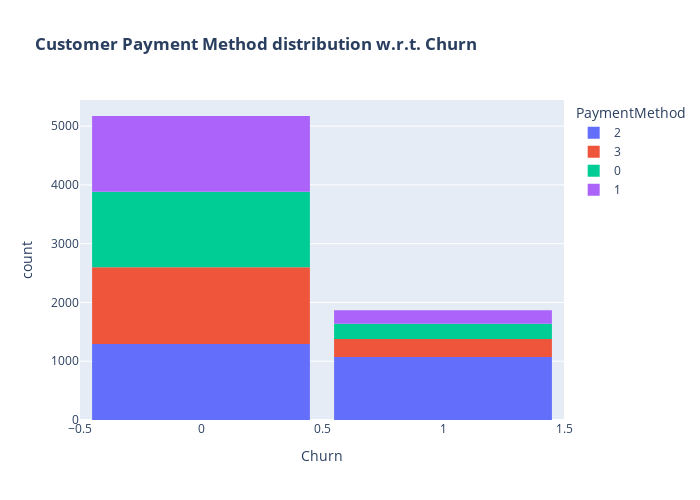

The notebook cell saved with this chart:
### Code cell
fig = px.histogram(df, x="Churn", color="PaymentMethod", title="<b>Customer Payment Method distribution w.r.t. Churn</b>")
fig.update_layout(width=700, height=500, bargap=0.1)
fig.show()

### Figure 1 — Plotly figure (JSON) as saved in the notebook; plotly's stock layout.template omitted (floating-point values rounded to 4 significant figures; data arrays with more than 128 entries replaced by an {"elided": "..."} marker saying what was removed)
{"data": [{"alignmentgroup": "True", "bingroup": "x", "hovertemplate": "PaymentMethod=2<br>Churn=%{x}<br>count=%{y}<extra></extra>", "legendgroup": "2", "marker": {"color": "#636efa", "pattern": {"shape": ""}}, "name": "2", "offsetgroup": "2", "orientation": "v", "showlegend": true, "type": "histogram", "x": {"elided": "2365 int values"}, "xaxis": "x", "yaxis": "y"}, {"alignmentgroup": "True", "bingroup": "x", "hovertemplate": "PaymentMethod=3<br>Churn=%{x}<br>count=%{y}<extra></extra>", "legendgroup": "3", "marker": {"color": "#EF553B", "pattern": {"shape": ""}}, "name": "3", "offsetgroup": "3", "orientation": "v", "showlegend": true, "type": "histogram", "x": {"elided": "1612 int values"}, "xaxis": "x", "yaxis": "y"}, {"alignmentgroup": "True", "bingroup": "x", "hovertemplate": "PaymentMethod=0<br>Churn=%{x}<br>count=%{y}<extra></extra>", "legendgroup": "0", "marker": {"color": "#00cc96", "pattern": {"shape": ""}}, "name": "0", "offsetgroup": "0", "orientation": "v", "showlegend": true, "type": "histogram", "x": {"elided": "1543 int values"}, "xaxis": "x", "yaxis": "y"}, {"alignmentgroup": "True", "bingroup": "x", "hovertemplate": "PaymentMethod=1<br>Churn=%{x}<br>count=%{y}<extra></extra>", "legendgroup": "1", "marker": {"color": "#ab63fa", "pattern": {"shape": ""}}, "name": "1", "offsetgroup": "1", "orientation": "v", "showlegend": true, "type": "histogram", "x": {"elided": "1522 int values"}, "xaxis": "x", "yaxis": "y"}], "layout": {"bargap": 0.1, "barmode": "relative", "height": 500, "legend": {"title": {"text": "PaymentMethod"}, "tracegroupgap": 0}, "title": {"text": "<b>Customer Payment Method distribution w.r.t. Churn</b>"}, "width": 700, "xaxis": {"anchor": "y", "domain": [0, 1], "title": {"text": "Churn"}}, "yaxis": {"anchor": "x", "domain": [0, 1], "title": {"text": "count"}}}}
